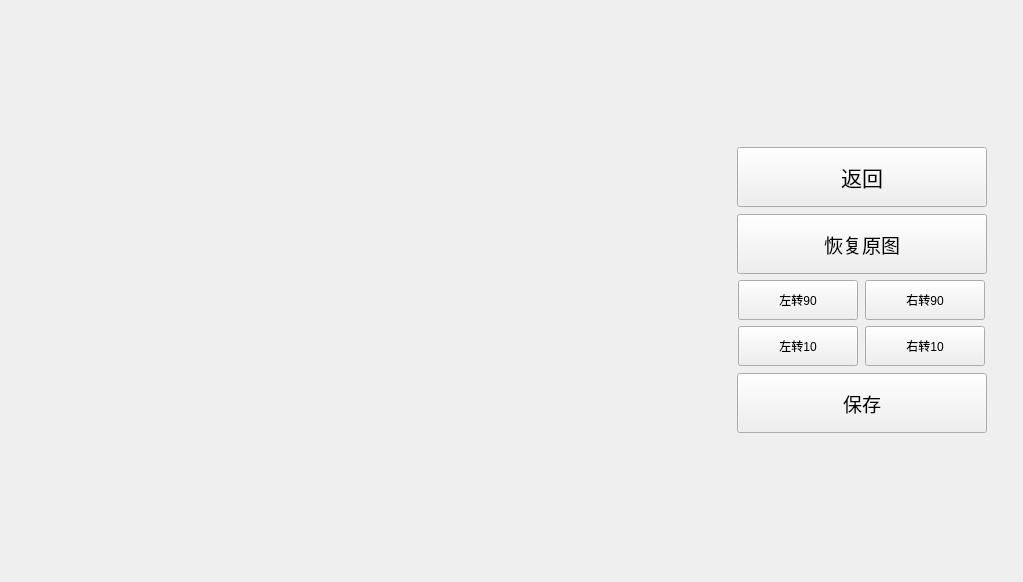
          <widget class="QWidget" name="page_4">
           <layout class="QVBoxLayout" name="verticalLayout_22">
            <item>
             <layout class="QHBoxLayout" name="horizontalLayout_13" stretch="700,300">
              <property name="spacing">
               <number>1</number>
              </property>
              <item>
               <widget class="QWidget" name="widget_page4_1" native="true">
                <property name="minimumSize">
                 <size>
                  <width>700</width>
                  <height>560</height>
                 </size>
                </property>
                <layout class="QVBoxLayout" name="verticalLayout_19">
                 <property name="spacing">
                  <number>0</number>
                 </property>
                 <property name="leftMargin">
                  <number>0</number>
                 </property>
                 <property name="topMargin">
                  <number>0</number>
                 </property>
                 <property name="rightMargin">
                  <number>0</number>
                 </property>
                 <property name="bottomMargin">
                  <number>0</number>
                 </property>
                 <item>
                  <layout class="QHBoxLayout" name="horizontalLayout_11" stretch="1,1000,1">
                   <property name="spacing">
                    <number>0</number>
                   </property>
                   <item>
                    <spacer name="horizontalSpacer_19">
                     <property name="orientation">
                      <enum>Qt::Horizontal</enum>
                     </property>
                     <property name="sizeHint" stdset="0">
                      <size>
                       <width>40</width>
                       <height>20</height>
                      </size>
                     </property>
                    </spacer>
                   </item>
                   <item>
                    <widget class="QLabel" name="label_page3_1">
                     <property name="text">
                      <string/>
                     </property>
                    </widget>
                   </item>
                   <item>
                    <spacer name="horizontalSpacer_20">
                     <property name="orientation">
                      <enum>Qt::Horizontal</enum>
                     </property>
                     <property name="sizeHint" stdset="0">
                      <size>
                       <width>40</width>
                       <height>20</height>
                      </size>
                     </property>
                    </spacer>
                   </item>
                  </layout>
                 </item>
                </layout>
               </widget>
              </item>
              <item>
               <widget class="QWidget" name="widget_page3_2" native="true">
                <property name="maximumSize">
                 <size>
                  <width>300</width>
                  <height>16777215</height>
                 </size>
                </property>
                <layout class="QVBoxLayout" name="verticalLayout_20">
                 <item>
                  <layout class="QHBoxLayout" name="horizontalLayout_14" stretch="25,250,25">
                   <item>
                    <spacer name="horizontalSpacer_21">
                     <property name="orientation">
                      <enum>Qt::Horizontal</enum>
                     </property>
                     <property name="sizeHint" stdset="0">
                      <size>
                       <width>40</width>
                       <height>20</height>
                      </size>
                     </property>
                    </spacer>
                   </item>
                   <item>
                    <layout class="QVBoxLayout" name="verticalLayout_21" stretch="130,0,1,60,0,0,1,0,1,1,130">
                     <item>
                      <spacer name="verticalSpacer_37">
                       <property name="orientation">
                        <enum>Qt::Vertical</enum>
                       </property>
                       <property name="sizeHint" stdset="0">
                        <size>
                         <width>20</width>
                         <height>40</height>
                        </size>
                       </property>
                      </spacer>
                     </item>
                     <item>
                      <widget class="QPushButton" name="pushButton_page4_1">
                       <property name="minimumSize">
                        <size>
                         <width>250</width>
                         <height>60</height>
                        </size>
                       </property>
                       <property name="maximumSize">
                        <size>
                         <width>250</width>
                         <height>60</height>
                        </size>
                       </property>
                       <property name="font">
                        <font>
                         <family>黑体</family>
                         <pointsize>16</pointsize>
                        </font>
                       </property>
                       <property name="text">
                        <string>返回</string>
                       </property>
                      </widget>
                     </item>
                     <item>
                      <spacer name="verticalSpacer_38">
                       <property name="orientation">
                        <enum>Qt::Vertical</enum>
                       </property>
                       <property name="sizeHint" stdset="0">
                        <size>
                         <width>20</width>
                         <height>40</height>
                        </size>
                       </property>
                      </spacer>
                     </item>
                     <item>
                      <widget class="QPushButton" name="pushButton_page4_2">
                       <property name="minimumSize">
                        <size>
                         <width>250</width>
                         <height>60</height>
                        </size>
                       </property>
                       <property name="maximumSize">
                        <size>
                         <width>250</width>
                         <height>60</height>
                        </size>
                       </property>
                       <property name="font">
                        <font>
                         <family>黑体</family>
                         <pointsize>14</pointsize>
                        </font>
                       </property>
                       <property name="text">
                        <string>恢复原图</string>
                       </property>
                      </widget>
                     </item>
                     <item>
                      <layout class="QHBoxLayout" name="horizontalLayout_3">
                       <item>
                        <widget class="QPushButton" name="pushButton1">
                         <property name="minimumSize">
                          <size>
                           <width>120</width>
                           <height>40</height>
                          </size>
                         </property>
                         <property name="maximumSize">
                          <size>
                           <width>120</width>
                           <height>40</height>
                          </size>
                         </property>
                         <property name="text">
                          <string>左转90</string>
                         </property>
                        </widget>
                       </item>
                       <item>
                        <widget class="QPushButton" name="pushButton2">
                         <property name="minimumSize">
                          <size>
                           <width>120</width>
                           <height>40</height>
                          </size>
                         </property>
                         <property name="maximumSize">
                          <size>
                           <width>120</width>
                           <height>40</height>
                          </size>
                         </property>
                         <property name="text">
                          <string>右转90</string>
                         </property>
                        </widget>
                       </item>
                      </layout>
                     </item>
                     <item>
                      <layout class="QHBoxLayout" name="horizontalLayout_4">
                       <item>
                        <widget class="QPushButton" name="pushButton3">
                         <property name="minimumSize">
                          <size>
                           <width>120</width>
                           <height>40</height>
                          </size>
                         </property>
                         <property name="maximumSize">
                          <size>
                           <width>120</width>
                           <height>40</height>
                          </size>
                         </property>
                         <property name="text">
                          <string>左转10</string>
                         </property>
                        </widget>
                       </item>
                       <item>
                        <widget class="QPushButton" name="pushButton4">
                         <property name="minimumSize">
                          <size>
                           <width>120</width>
                           <height>40</height>
                          </size>
                         </property>
                         <property name="maximumSize">
                          <size>
                           <width>120</width>
                           <height>40</height>
                          </size>
                         </property>
                         <property name="text">
                          <string>右转10</string>
                         </property>
                        </widget>
                       </item>
                      </layout>
                     </item>
                     <item>
                      <spacer name="verticalSpacer_39">
                       <property name="orientation">
                        <enum>Qt::Vertical</enum>
                       </property>
                       <property name="sizeHint" stdset="0">
                        <size>
                         <width>20</width>
                         <height>40</height>
                        </size>
                       </property>
                      </spacer>
                     </item>
                     <item>
                      <widget class="QPushButton" name="pushButton_page4_3">
                       <property name="minimumSize">
                        <size>
                         <width>250</width>
                         <height>60</height>
                        </size>
                       </property>
                       <property name="maximumSize">
                        <size>
                         <width>250</width>
                         <height>60</height>
                        </size>
                       </property>
                       <property name="font">
                        <font>
                         <family>黑体</family>
                         <pointsize>14</pointsize>
                        </font>
                       </property>
                       <property name="text">
                        <string>保存</string>
                       </property>
                      </widget>
                     </item>
                     <item>
                      <spacer name="verticalSpacer_40">
                       <property name="orientation">
                        <enum>Qt::Vertical</enum>
                       </property>
                       <property name="sizeHint" stdset="0">
                        <size>
                         <width>20</width>
                         <height>40</height>
                        </size>
                       </property>
                      </spacer>
                     </item>
                     <item>
                      <spacer name="verticalSpacer_41">
                       <property name="orientation">
                        <enum>Qt::Vertical</enum>
                       </property>
                       <property name="sizeHint" stdset="0">
                        <size>
                         <width>20</width>
                         <height>40</height>
                        </size>
                       </property>
                      </spacer>
                     </item>
                     <item>
                      <spacer name="verticalSpacer_42">
                       <property name="orientation">
                        <enum>Qt::Vertical</enum>
                       </property>
                       <property name="sizeHint" stdset="0">
                        <size>
                         <width>20</width>
                         <height>40</height>
                        </size>
                       </property>
                      </spacer>
                     </item>
                    </layout>
                   </item>
                   <item>
                    <spacer name="horizontalSpacer_22">
                     <property name="orientation">
                      <enum>Qt::Horizontal</enum>
                     </property>
                     <property name="sizeHint" stdset="0">
                      <size>
                       <width>40</width>
                       <height>20</height>
                      </size>
                     </property>
                    </spacer>
                   </item>
                  </layout>
                 </item>
                </layout>
               </widget>
              </item>
             </layout>
            </item>
           </layout>
          </widget>
